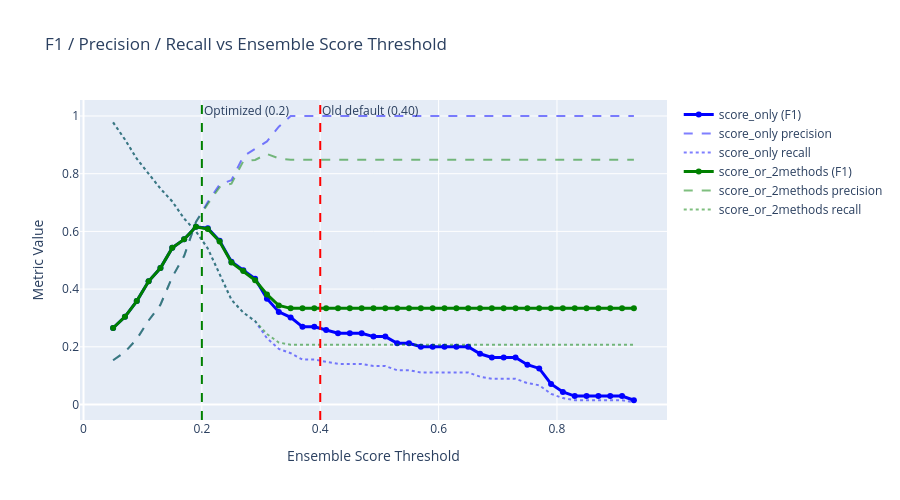

The cell this chart's notebook holds for it:
### Markdown cell above
---
## 2. F1 vs Threshold

This shows exactly where the optimal threshold lies. The default threshold of 0.40 was
chosen conservatively; the optimal value is typically lower, trading some precision for
much better recall.

- **Solid line**: F1 score
- **Dashed line**: Precision
- **Dotted line**: Recall

### Code cell
fig2 = go.Figure()

colors = {'score_only': 'blue', 'score_or_2methods': 'green'}

for mode in ['score_only', 'score_or_2methods']:
    subset = pr_df[pr_df['mode'] == mode].sort_values('threshold')
    c = colors[mode]
    
    fig2.add_trace(go.Scatter(
        x=subset['threshold'], y=subset['f1'],
        mode='lines+markers', name=f'{mode} (F1)',
        line=dict(color=c, width=3)
    ))
    fig2.add_trace(go.Scatter(
        x=subset['threshold'], y=subset['precision'],
        mode='lines', name=f'{mode} precision',
        line=dict(dash='dash', color=c), opacity=0.5
    ))
    fig2.add_trace(go.Scatter(
        x=subset['threshold'], y=subset['recall'],
        mode='lines', name=f'{mode} recall',
        line=dict(dash='dot', color=c), opacity=0.5
    ))

# Mark the old default and new optimized thresholds
fig2.add_vline(x=0.40, line_dash='dash', line_color='red',
               annotation_text='Old default (0.40)')
fig2.add_vline(x=summary['best_params']['ensemble_threshold'],
               line_dash='dash', line_color='green',
               annotation_text=f"Optimized ({summary['best_params']['ensemble_threshold']})")

fig2.update_layout(
    title="F1 / Precision / Recall vs Ensemble Score Threshold",
    xaxis_title="Ensemble Score Threshold",
    yaxis_title="Metric Value",
    height=500
)
fig2.show()

### Figure 1 — Plotly figure (JSON) as saved in the notebook; plotly's stock layout.template omitted (floating-point values rounded to 4 significant figures)
{"data": [{"line": {"color": "blue", "width": 3}, "mode": "lines+markers", "name": "score_only (F1)", "type": "scatter", "x": [0.05, 0.07, 0.09, 0.11, 0.13, 0.15, 0.17, 0.19, 0.21, 0.23, 0.25, 0.27, 0.29, 0.31, 0.33, 0.35, 0.37, 0.39, 0.41, 0.43, 0.45, 0.47, 0.49, 0.51, 0.53, 0.55, 0.57, 0.59, 0.61, 0.63, 0.65, 0.67, 0.69, 0.71, 0.73, 0.75, 0.77, 0.79, 0.81, 0.83, 0.85, 0.87, 0.89, 0.91, 0.93], "y": [0.2651, 0.3039, 0.3583, 0.4269, 0.4731, 0.5429, 0.5724, 0.616, 0.6109, 0.5674, 0.4949, 0.4649, 0.4358, 0.3669, 0.321, 0.3019, 0.2692, 0.2692, 0.2581, 0.2468, 0.2468, 0.2468, 0.2353, 0.2353, 0.2119, 0.2119, 0.2, 0.2, 0.2, 0.2, 0.2, 0.1757, 0.1633, 0.1633, 0.1633, 0.1379, 0.125, 0.0714, 0.0435, 0.0292, 0.0292, 0.0292, 0.0292, 0.0292, 0.0147]}, {"line": {"color": "blue", "dash": "dash"}, "mode": "lines", "name": "score_only precision", "opacity": 0.5, "type": "scatter", "x": [0.05, 0.07, 0.09, 0.11, 0.13, 0.15, 0.17, 0.19, 0.21, 0.23, 0.25, 0.27, 0.29, 0.31, 0.33, 0.35, 0.37, 0.39, 0.41, 0.43, 0.45, 0.47, 0.49, 0.51, 0.53, 0.55, 0.57, 0.59, 0.61, 0.63, 0.65, 0.67, 0.69, 0.71, 0.73, 0.75, 0.77, 0.79, 0.81, 0.83, 0.85, 0.87, 0.89, 0.91, 0.93], "y": [0.1533, 0.1821, 0.2268, 0.2911, 0.3459, 0.4419, 0.5148, 0.6328, 0.7019, 0.7625, 0.7778, 0.86, 0.8864, 0.9118, 0.963, 1.0, 1.0, 1.0, 1.0, 1.0, 1.0, 1.0, 1.0, 1.0, 1.0, 1.0, 1.0, 1.0, 1.0, 1.0, 1.0, 1.0, 1.0, 1.0, 1.0, 1.0, 1.0, 1.0, 1.0, 1.0, 1.0, 1.0, 1.0, 1.0, 1.0]}, {"line": {"color": "blue", "dash": "dot"}, "mode": "lines", "name": "score_only recall", "opacity": 0.5, "type": "scatter", "x": [0.05, 0.07, 0.09, 0.11, 0.13, 0.15, 0.17, 0.19, 0.21, 0.23, 0.25, 0.27, 0.29, 0.31, 0.33, 0.35, 0.37, 0.39, 0.41, 0.43, 0.45, 0.47, 0.49, 0.51, 0.53, 0.55, 0.57, 0.59, 0.61, 0.63, 0.65, 0.67, 0.69, 0.71, 0.73, 0.75, 0.77, 0.79, 0.81, 0.83, 0.85, 0.87, 0.89, 0.91, 0.93], "y": [0.9778, 0.9185, 0.8519, 0.8, 0.7481, 0.7037, 0.6444, 0.6, 0.5407, 0.4519, 0.363, 0.3185, 0.2889, 0.2296, 0.1926, 0.1778, 0.1556, 0.1556, 0.1481, 0.1407, 0.1407, 0.1407, 0.1333, 0.1333, 0.1185, 0.1185, 0.1111, 0.1111, 0.1111, 0.1111, 0.1111, 0.0963, 0.0889, 0.0889, 0.0889, 0.0741, 0.0667, 0.037, 0.0222, 0.0148, 0.0148, 0.0148, 0.0148, 0.0148, 0.0074]}, {"line": {"color": "green", "width": 3}, "mode": "lines+markers", "name": "score_or_2methods (F1)", "type": "scatter", "x": [0.05, 0.07, 0.09, 0.11, 0.13, 0.15, 0.17, 0.19, 0.21, 0.23, 0.25, 0.27, 0.29, 0.31, 0.33, 0.35, 0.37, 0.39, 0.41, 0.43, 0.45, 0.47, 0.49, 0.51, 0.53, 0.55, 0.57, 0.59, 0.61, 0.63, 0.65, 0.67, 0.69, 0.71, 0.73, 0.75, 0.77, 0.79, 0.81, 0.83, 0.85, 0.87, 0.89, 0.91, 0.93], "y": [0.2651, 0.3039, 0.3583, 0.4269, 0.4731, 0.5429, 0.5724, 0.616, 0.6083, 0.5648, 0.4925, 0.4624, 0.4309, 0.3815, 0.3432, 0.3333, 0.3333, 0.3333, 0.3333, 0.3333, 0.3333, 0.3333, 0.3333, 0.3333, 0.3333, 0.3333, 0.3333, 0.3333, 0.3333, 0.3333, 0.3333, 0.3333, 0.3333, 0.3333, 0.3333, 0.3333, 0.3333, 0.3333, 0.3333, 0.3333, 0.3333, 0.3333, 0.3333, 0.3333, 0.3333]}, {"line": {"color": "green", "dash": "dash"}, "mode": "lines", "name": "score_or_2methods precision", "opacity": 0.5, "type": "scatter", "x": [0.05, 0.07, 0.09, 0.11, 0.13, 0.15, 0.17, 0.19, 0.21, 0.23, 0.25, 0.27, 0.29, 0.31, 0.33, 0.35, 0.37, 0.39, 0.41, 0.43, 0.45, 0.47, 0.49, 0.51, 0.53, 0.55, 0.57, 0.59, 0.61, 0.63, 0.65, 0.67, 0.69, 0.71, 0.73, 0.75, 0.77, 0.79, 0.81, 0.83, 0.85, 0.87, 0.89, 0.91, 0.93], "y": [0.1533, 0.1821, 0.2268, 0.2911, 0.3459, 0.4419, 0.5148, 0.6328, 0.6952, 0.7531, 0.7656, 0.8431, 0.8478, 0.8684, 0.8529, 0.8485, 0.8485, 0.8485, 0.8485, 0.8485, 0.8485, 0.8485, 0.8485, 0.8485, 0.8485, 0.8485, 0.8485, 0.8485, 0.8485, 0.8485, 0.8485, 0.8485, 0.8485, 0.8485, 0.8485, 0.8485, 0.8485, 0.8485, 0.8485, 0.8485, 0.8485, 0.8485, 0.8485, 0.8485, 0.8485]}, {"line": {"color": "green", "dash": "dot"}, "mode": "lines", "name": "score_or_2methods recall", "opacity": 0.5, "type": "scatter", "x": [0.05, 0.07, 0.09, 0.11, 0.13, 0.15, 0.17, 0.19, 0.21, 0.23, 0.25, 0.27, 0.29, 0.31, 0.33, 0.35, 0.37, 0.39, 0.41, 0.43, 0.45, 0.47, 0.49, 0.51, 0.53, 0.55, 0.57, 0.59, 0.61, 0.63, 0.65, 0.67, 0.69, 0.71, 0.73, 0.75, 0.77, 0.79, 0.81, 0.83, 0.85, 0.87, 0.89, 0.91, 0.93], "y": [0.9778, 0.9185, 0.8519, 0.8, 0.7481, 0.7037, 0.6444, 0.6, 0.5407, 0.4519, 0.363, 0.3185, 0.2889, 0.2444, 0.2148, 0.2074, 0.2074, 0.2074, 0.2074, 0.2074, 0.2074, 0.2074, 0.2074, 0.2074, 0.2074, 0.2074, 0.2074, 0.2074, 0.2074, 0.2074, 0.2074, 0.2074, 0.2074, 0.2074, 0.2074, 0.2074, 0.2074, 0.2074, 0.2074, 0.2074, 0.2074, 0.2074, 0.2074, 0.2074, 0.2074]}], "layout": {"annotations": [{"showarrow": false, "text": "Old default (0.40)", "x": 0.4, "xanchor": "left", "xref": "x", "y": 1, "yanchor": "top", "yref": "y domain"}, {"showarrow": false, "text": "Optimized (0.2)", "x": 0.2, "xanchor": "left", "xref": "x", "y": 1, "yanchor": "top", "yref": "y domain"}], "height": 500, "shapes": [{"line": {"color": "red", "dash": "dash"}, "type": "line", "x0": 0.4, "x1": 0.4, "xref": "x", "y0": 0, "y1": 1, "yref": "y domain"}, {"line": {"color": "green", "dash": "dash"}, "type": "line", "x0": 0.2, "x1": 0.2, "xref": "x", "y0": 0, "y1": 1, "yref": "y domain"}], "title": {"text": "F1 / Precision / Recall vs Ensemble Score Threshold"}, "xaxis": {"title": {"text": "Ensemble Score Threshold"}}, "yaxis": {"title": {"text": "Metric Value"}}}}
